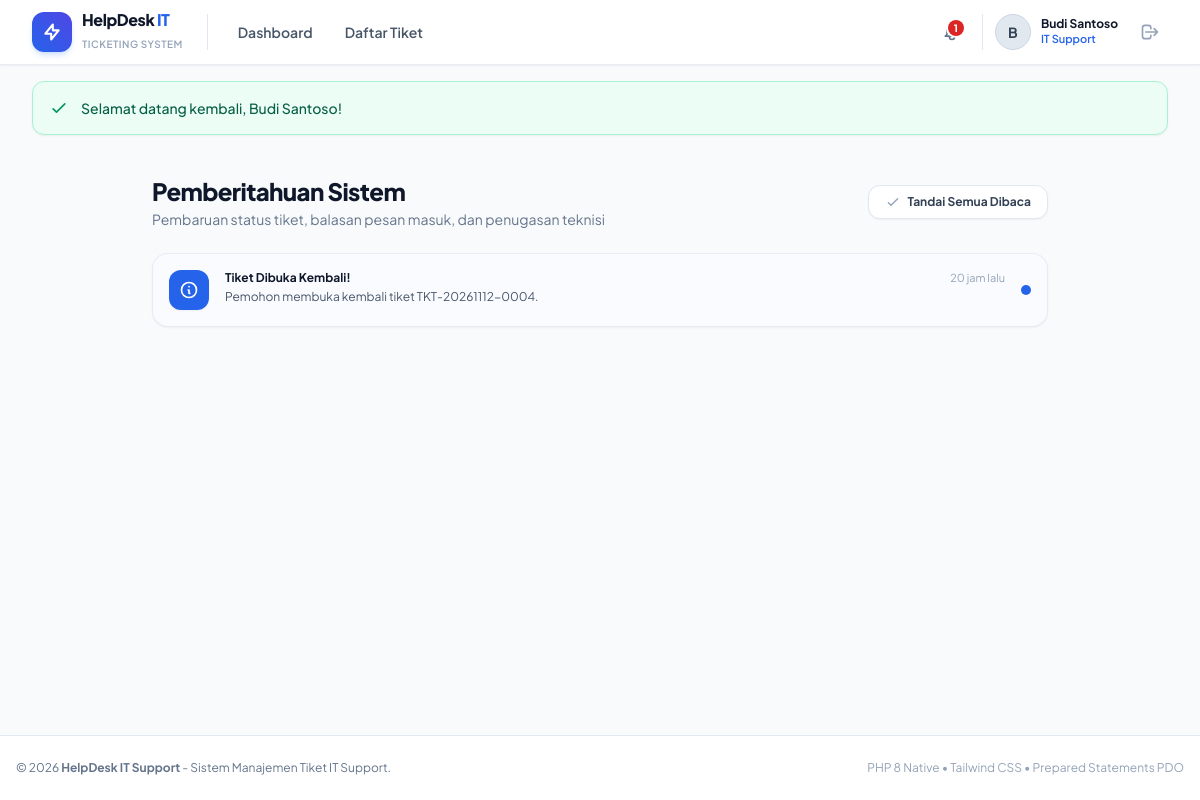
Page /pages/notifications.php (signed in) on the committed database.
### tables this page shows
CREATE TABLE `notifications` (
  `id` INT UNSIGNED AUTO_INCREMENT PRIMARY KEY,
  `user_id` INT UNSIGNED NOT NULL,
  `ticket_id` INT UNSIGNED DEFAULT NULL,
  `title` VARCHAR(150) NOT NULL,
  `message` TEXT NOT NULL,
  `link` VARCHAR(255) NOT NULL,
  `is_read` TINYINT(1) NOT NULL DEFAULT 0,
  `created_at` DATETIME NOT NULL DEFAULT CURRENT_TIMESTAMP,
  INDEX `idx_notif_user` (`user_id`),
  INDEX `idx_notif_read` (`is_read`),
  CONSTRAINT `fk_notifications_user` FOREIGN KEY (`user_id`) REFERENCES `users` (`id`) ON DELETE CASCADE
);

### includes/functions.php (called while the page is built, shortened)
<?php
function e($data): string {
    return htmlspecialchars((string)($data ?? ''), ENT_QUOTES, 'UTF-8');
}
function time_ago(string $datetime): string {
    $timestamp = strtotime($datetime);
    $difference = time() - $timestamp;
    if ($difference < 60) {
        return 'Baru saja';
    } elseif ($difference < 3600) {
        $mins = floor($difference / 60);
        return $mins . ' menit lalu';
    } elseif ($difference < 86400) {
        $hours = floor($difference / 3600);
        return $hours . ' jam lalu';
    } elseif ($difference < 2592000) {
        $days = floor($difference / 86400);
        return $days . ' hari lalu';
    } else {
        return format_date($datetime, false);
    }
}

### pages/notifications.php (the view, shortened to what this page needs)
<?php
require_once __DIR__ . '/../includes/functions.php';
$user = current_user();
$db = get_db();
$stmt = $db->prepare("SELECT * FROM notifications WHERE user_id = :uid ORDER BY id DESC LIMIT 50");
$stmt->execute([':uid' => $user['id']]);
$notifications = $stmt->fetchAll();
include __DIR__ . '/../includes/header.php';
?>
<div class="max-w-4xl mx-auto py-6">
    <div class="flex items-center justify-between mb-6">
        <div>
            <h1 class="text-2xl font-black text-slate-900 tracking-tight">Pemberitahuan Sistem</h1>
            <p class="text-sm text-slate-500 mt-0.5">Pembaruan status tiket, balasan pesan masuk, dan penugasan teknisi</p>
        </div>
        <?php if (!empty($notifications)): ?>
        <form method="POST" action="">
            <button type="submit" class="px-4 py-2 bg-white border border-slate-200 text-slate-700 hover:bg-slate-50 text-xs font-bold rounded-xl shadow-sm transition flex items-center gap-1.5">
                <svg class="w-4 h-4 text-slate-400" fill="none" stroke="currentColor" viewBox="0 0 24 24"><path stroke-linecap="round" stroke-linejoin="round" stroke-width="2" d="M5 13l4 4L19 7"/></svg>
                Tandai Semua Dibaca
            </button>
        </form>
        <?php endif; ?>
    </div>
    <div class="bg-white rounded-2xl shadow-sm border border-slate-200/80 divide-y divide-slate-100 overflow-hidden">
        <?php if (empty($notifications)): ?>
            <div class="p-12 text-center">
                <div class="w-16 h-16 bg-slate-100 text-slate-400 rounded-2xl flex items-center justify-center mx-auto mb-3">
                    <svg class="w-8 h-8" fill="none" stroke="currentColor" viewBox="0 0 24 24"><path stroke-linecap="round" stroke-linejoin="round" stroke-width="2" d="M15 17h5l-1.405-1.405A2.032 2.032 0 0118 14.158V11a6.002 6.002 0 00-4-5.659V5a2 2 0 10-4 0v.341C7.67 6.165 6 8.388 6 11v3.159c0 .538-.214 1.055-.595 1.436L4 17h5m6 0v1a3 3 0 11-6 0v-1m6 0H9"/></svg>
                </div>
                <h3 class="text-sm font-bold text-slate-800">Tidak ada notifikasi</h3>
                <p class="text-xs text-slate-500 mt-1">Anda belum memiliki pemberitahuan aktivitas tiket.</p>
            </div>
        <?php else: ?>
            <?php foreach ($notifications as $n): ?>
            <a href="<?= e($n['link']) ?>" class="flex items-start gap-4 p-4 hover:bg-slate-50 transition <?= !$n['is_read'] ? 'bg-blue-50/40' : '' ?>">
                <div class="w-10 h-10 rounded-xl flex items-center justify-center shrink-0 <?= !$n['is_read'] ? 'bg-blue-600 text-white shadow-sm' : 'bg-slate-100 text-slate-500' ?>">
                    <svg class="w-5 h-5" fill="none" stroke="currentColor" viewBox="0 0 24 24"><path stroke-linecap="round" stroke-linejoin="round" stroke-width="2" d="M13 16h-1v-4h-1m1-4h.01M21 12a9 9 0 11-18 0 9 9 0 0118 0z"/></svg>
                </div>
                <div class="flex-1 min-w-0">
                    <div class="flex items-center justify-between gap-2">
                        <h4 class="text-xs font-bold text-slate-900 truncate"><?= e($n['title']) ?></h4>
                        <span class="text-[11px] text-slate-400 shrink-0"><?= time_ago($n['created_at']) ?></span>
                    </div>
                    <p class="text-xs text-slate-600 mt-0.5"><?= e($n['message']) ?></p>
                </div>
                <?php if (!$n['is_read']): ?>
                    <span class="w-2.5 h-2.5 rounded-full bg-blue-600 self-center shrink-0"></span>
                <?php endif; ?>
            </a>
            <?php endforeach; ?>
        <?php endif; ?>
    </div>
</div>
<?php include __DIR__ . '/../includes/footer.php'; ?>

### includes/header.php (style rules this page uses)
body { font-family: 'Plus Jakarta Sans', sans-serif; }

### rows in the picture
notifications: title "Tiket Dibuka Kembali!", created_at "20 jam lalu", message "Pemohon membuka kembali tiket TKT-20261112-0004.", is_read 0 (drawn)

### other values in the picture
$unread_notifications_count "1"
substr($current_user['nama'], 0, 1) "B"
$current_user['nama'] "Budi Santoso"
$flash['message'] "Selamat datang kembali, Budi Santoso!"
APP_NAME "HelpDesk IT Support"
